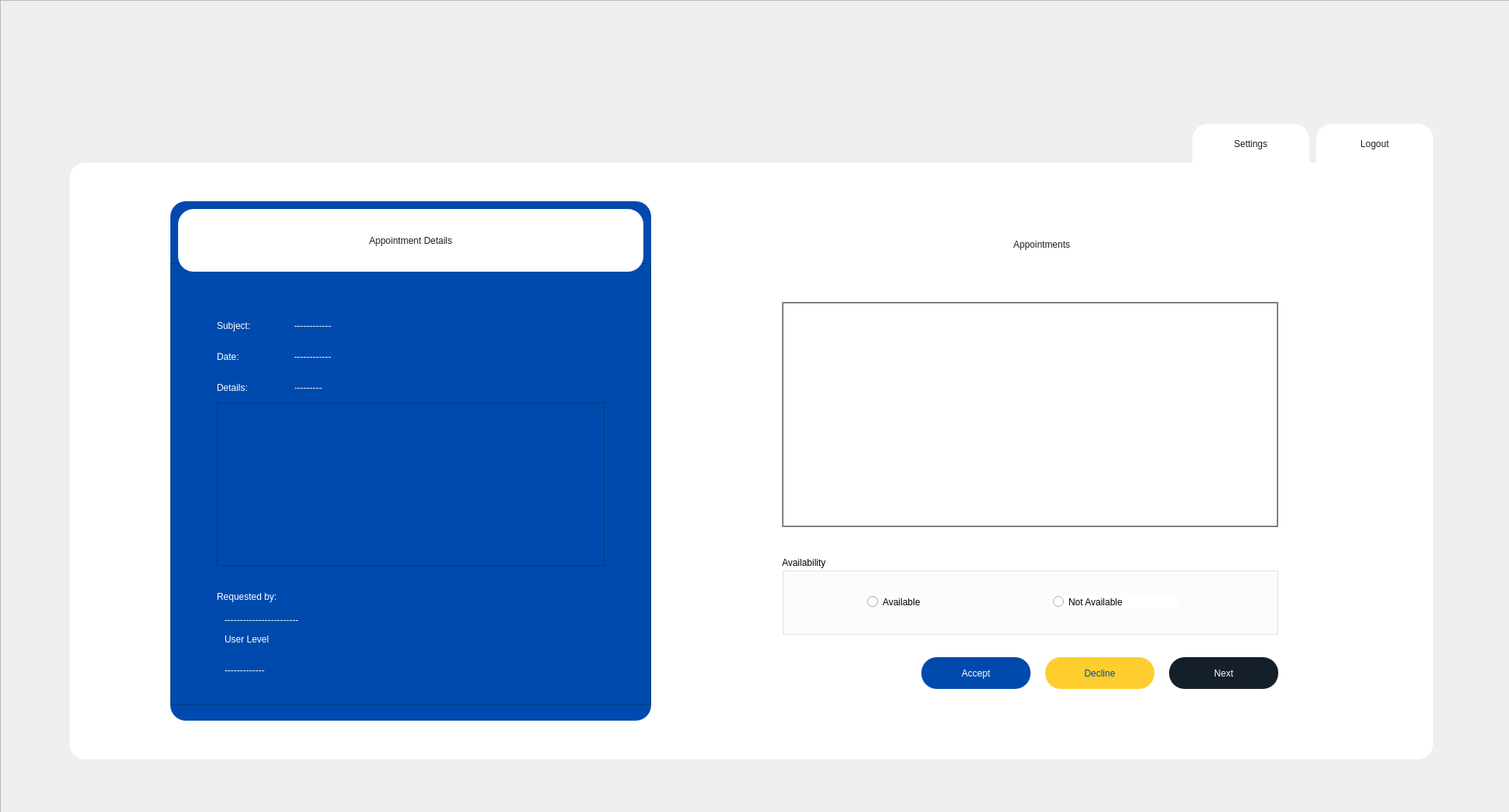
<?xml version="1.0" encoding="UTF-8"?>
<ui version="4.0">
 <class>loginFrame</class>
 <widget class="QDialog" name="loginFrame">
  <property name="geometry">
   <rect>
    <x>0</x>
    <y>0</y>
    <width>1949</width>
    <height>1049</height>
   </rect>
  </property>
  <property name="windowTitle">
   <string>Dialog</string>
  </property>
  <widget class="QFrame" name="frame">
   <property name="geometry">
    <rect>
     <x>0</x>
     <y>0</y>
     <width>1951</width>
     <height>1061</height>
    </rect>
   </property>
   <property name="frameShape">
    <enum>QFrame::StyledPanel</enum>
   </property>
   <property name="frameShadow">
    <enum>QFrame::Raised</enum>
   </property>
   <widget class="QLabel" name="label">
    <property name="geometry">
     <rect>
      <x>0</x>
      <y>-10</y>
      <width>1951</width>
      <height>1071</height>
     </rect>
    </property>
    <property name="text">
     <string/>
    </property>
    <property name="pixmap">
     <pixmap>student and guest.png</pixmap>
    </property>
   </widget>
   <widget class="QFrame" name="frame_2">
    <property name="geometry">
     <rect>
      <x>90</x>
      <y>210</y>
      <width>1761</width>
      <height>771</height>
     </rect>
    </property>
    <property name="styleSheet">
     <string notr="true">QFrame{
	background-color: rgb(255, 255, 255);
border-radius: 20px;
}</string>
    </property>
    <property name="frameShape">
     <enum>QFrame::StyledPanel</enum>
    </property>
    <property name="frameShadow">
     <enum>QFrame::Raised</enum>
    </property>
    <widget class="QLabel" name="label_2">
     <property name="geometry">
      <rect>
       <x>750</x>
       <y>70</y>
       <width>1011</width>
       <height>71</height>
      </rect>
     </property>
     <property name="styleSheet">
      <string notr="true">font: 30pt &quot;Montserrat&quot;;
color: rgb(21, 31, 41);
background-color: rgb(255, 255, 255);</string>
     </property>
     <property name="text">
      <string>Appointments</string>
     </property>
     <property name="alignment">
      <set>Qt::AlignCenter</set>
     </property>
    </widget>
    <widget class="QFrame" name="frame_4">
     <property name="geometry">
      <rect>
       <x>130</x>
       <y>50</y>
       <width>621</width>
       <height>671</height>
      </rect>
     </property>
     <property name="styleSheet">
      <string notr="true">QFrame{
	background-color: rgb(0, 74, 173);
}</string>
     </property>
     <property name="frameShape">
      <enum>QFrame::StyledPanel</enum>
     </property>
     <property name="frameShadow">
      <enum>QFrame::Raised</enum>
     </property>
     <widget class="QFrame" name="frame_3">
      <property name="geometry">
       <rect>
        <x>0</x>
        <y>80</y>
        <width>621</width>
        <height>571</height>
       </rect>
      </property>
      <property name="styleSheet">
       <string notr="true">QFrame{
	background-color: rgb(0, 74, 173);
border-radius: -20px
}</string>
      </property>
      <property name="frameShape">
       <enum>QFrame::StyledPanel</enum>
      </property>
      <property name="frameShadow">
       <enum>QFrame::Raised</enum>
      </property>
      <widget class="QLabel" name="label_3">
       <property name="geometry">
        <rect>
         <x>60</x>
         <y>60</y>
         <width>81</width>
         <height>41</height>
        </rect>
       </property>
       <property name="styleSheet">
        <string notr="true">QLabel{
	color: rgb(255, 255, 255);
	font: 14pt &quot;Montserrat&quot;;

}</string>
       </property>
       <property name="text">
        <string>Subject:</string>
       </property>
      </widget>
      <widget class="QLabel" name="label_5">
       <property name="geometry">
        <rect>
         <x>60</x>
         <y>100</y>
         <width>101</width>
         <height>41</height>
        </rect>
       </property>
       <property name="styleSheet">
        <string notr="true">QLabel{
	color: rgb(255, 255, 255);
	font: 14pt &quot;Montserrat&quot;;

}</string>
       </property>
       <property name="text">
        <string>Date:</string>
       </property>
      </widget>
      <widget class="QLabel" name="label_6">
       <property name="geometry">
        <rect>
         <x>60</x>
         <y>140</y>
         <width>101</width>
         <height>41</height>
        </rect>
       </property>
       <property name="styleSheet">
        <string notr="true">QLabel{
	color: rgb(255, 255, 255);
	font: 14pt &quot;Montserrat&quot;;

}</string>
       </property>
       <property name="text">
        <string>Details:</string>
       </property>
      </widget>
      <widget class="QTextEdit" name="textEdit">
       <property name="enabled">
        <bool>false</bool>
       </property>
       <property name="geometry">
        <rect>
         <x>60</x>
         <y>180</y>
         <width>501</width>
         <height>211</height>
        </rect>
       </property>
       <property name="styleSheet">
        <string notr="true">border-color: rgb(255, 255, 255);
font: 75 14pt &quot;Montserrat&quot;;
color: rgb(255, 255, 255);</string>
       </property>
      </widget>
      <widget class="QLabel" name="label_7">
       <property name="geometry">
        <rect>
         <x>60</x>
         <y>410</y>
         <width>151</width>
         <height>41</height>
        </rect>
       </property>
       <property name="styleSheet">
        <string notr="true">QLabel{
	color: rgb(255, 255, 255);
	font: 14pt &quot;Montserrat&quot;;

}</string>
       </property>
       <property name="text">
        <string>Requested by:</string>
       </property>
      </widget>
      <widget class="QLabel" name="label_9">
       <property name="geometry">
        <rect>
         <x>70</x>
         <y>470</y>
         <width>491</width>
         <height>31</height>
        </rect>
       </property>
       <property name="styleSheet">
        <string notr="true">QLabel{
	color: rgb(255, 255, 255);
	font: 11pt &quot;Montserrat&quot;;

}</string>
       </property>
       <property name="text">
        <string>User Level</string>
       </property>
      </widget>
      <widget class="QLabel" name="label_10">
       <property name="geometry">
        <rect>
         <x>70</x>
         <y>510</y>
         <width>491</width>
         <height>31</height>
        </rect>
       </property>
       <property name="styleSheet">
        <string notr="true">QLabel{
	color: rgb(255, 255, 255);
	font: 14pt &quot;Montserrat&quot;;

}</string>
       </property>
       <property name="text">
        <string>-------------</string>
       </property>
      </widget>
      <widget class="QLabel" name="label_11">
       <property name="geometry">
        <rect>
         <x>160</x>
         <y>60</y>
         <width>401</width>
         <height>41</height>
        </rect>
       </property>
       <property name="styleSheet">
        <string notr="true">QLabel{
	color: rgb(255, 255, 255);
	font: 75 14pt &quot;Montserrat&quot;;

}</string>
       </property>
       <property name="text">
        <string>------------</string>
       </property>
      </widget>
      <widget class="QLabel" name="label_12">
       <property name="geometry">
        <rect>
         <x>160</x>
         <y>100</y>
         <width>391</width>
         <height>41</height>
        </rect>
       </property>
       <property name="styleSheet">
        <string notr="true">QLabel{
	color: rgb(255, 255, 255);
	font: 75 14pt &quot;Montserrat&quot;;

}</string>
       </property>
       <property name="text">
        <string>------------</string>
       </property>
      </widget>
      <widget class="QLabel" name="label_13">
       <property name="geometry">
        <rect>
         <x>140</x>
         <y>140</y>
         <width>421</width>
         <height>41</height>
        </rect>
       </property>
       <property name="styleSheet">
        <string notr="true">QLabel{
	color: rgb(255, 255, 255);
	font: 75 14pt &quot;Montserrat&quot;;
}</string>
       </property>
       <property name="text">
        <string>--------------</string>
       </property>
      </widget>
      <widget class="QLabel" name="label_14">
       <property name="geometry">
        <rect>
         <x>70</x>
         <y>440</y>
         <width>491</width>
         <height>41</height>
        </rect>
       </property>
       <property name="styleSheet">
        <string notr="true">QLabel{
	color: rgb(255, 255, 255);
	font: 75 14pt &quot;Montserrat&quot;;

}</string>
       </property>
       <property name="text">
        <string>------------------------</string>
       </property>
      </widget>
      <zorder>label_13</zorder>
      <zorder>label_3</zorder>
      <zorder>label_5</zorder>
      <zorder>label_6</zorder>
      <zorder>textEdit</zorder>
      <zorder>label_7</zorder>
      <zorder>label_9</zorder>
      <zorder>label_10</zorder>
      <zorder>label_11</zorder>
      <zorder>label_12</zorder>
      <zorder>label_14</zorder>
     </widget>
     <widget class="QLabel" name="label_4">
      <property name="geometry">
       <rect>
        <x>10</x>
        <y>10</y>
        <width>601</width>
        <height>81</height>
       </rect>
      </property>
      <property name="styleSheet">
       <string notr="true">QLabel{
font: 30pt &quot;Montserrat&quot;;
color: rgb(21, 31, 41);
background-color: rgb(255, 255, 255);
border-radisu: -20px
}

</string>
      </property>
      <property name="text">
       <string>Appointment Details</string>
      </property>
      <property name="alignment">
       <set>Qt::AlignCenter</set>
      </property>
     </widget>
    </widget>
    <widget class="QPushButton" name="btnDecline">
     <property name="geometry">
      <rect>
       <x>1260</x>
       <y>639</y>
       <width>141</width>
       <height>41</height>
      </rect>
     </property>
     <property name="cursor">
      <cursorShape>PointingHandCursor</cursorShape>
     </property>
     <property name="styleSheet">
      <string notr="true">QPushButton{
	color: rgb(0, 74, 173);
	background-color: rgb(254, 206, 47);
font: 14pt &quot;Montserrat&quot;;
border-radius: 20px;
}

</string>
     </property>
     <property name="text">
      <string>Decline</string>
     </property>
    </widget>
    <widget class="QGroupBox" name="groupBox">
     <property name="geometry">
      <rect>
       <x>920</x>
       <y>509</y>
       <width>641</width>
       <height>101</height>
      </rect>
     </property>
     <property name="styleSheet">
      <string notr="true">font: 14pt &quot;Montserrat&quot;;

border-radius: -20px;</string>
     </property>
     <property name="title">
      <string>Availability</string>
     </property>
     <widget class="QRadioButton" name="btnAvailable">
      <property name="geometry">
       <rect>
        <x>110</x>
        <y>50</y>
        <width>161</width>
        <height>17</height>
       </rect>
      </property>
      <property name="text">
       <string>Available</string>
      </property>
     </widget>
     <widget class="QRadioButton" name="btnNotAvailable">
      <property name="geometry">
       <rect>
        <x>350</x>
        <y>50</y>
        <width>161</width>
        <height>17</height>
       </rect>
      </property>
      <property name="styleSheet">
       <string notr="true">border-radius:1px solid white;
background-color: rgb(255, 255, 255);</string>
      </property>
      <property name="text">
       <string>Not Available</string>
      </property>
     </widget>
    </widget>
    <widget class="QPushButton" name="btnAccept">
     <property name="geometry">
      <rect>
       <x>1100</x>
       <y>639</y>
       <width>141</width>
       <height>41</height>
      </rect>
     </property>
     <property name="cursor">
      <cursorShape>PointingHandCursor</cursorShape>
     </property>
     <property name="styleSheet">
      <string notr="true">QPushButton{
color: rgb(255, 255, 255);
background-color: rgb(0, 74, 173);
font: 14pt &quot;Montserrat&quot;;
border-radius: 20px;
}

</string>
     </property>
     <property name="text">
      <string>Accept</string>
     </property>
    </widget>
    <widget class="QPushButton" name="btnNext">
     <property name="geometry">
      <rect>
       <x>1420</x>
       <y>639</y>
       <width>141</width>
       <height>41</height>
      </rect>
     </property>
     <property name="cursor">
      <cursorShape>PointingHandCursor</cursorShape>
     </property>
     <property name="styleSheet">
      <string notr="true">QPushButton{
color: rgb(255, 255, 255);
background-color: rgb(21, 31, 41);
font: 14pt &quot;Montserrat&quot;;
border-radius: 20px;
}



</string>
     </property>
     <property name="text">
      <string>Next</string>
     </property>
    </widget>
    <widget class="QTableWidget" name="widgetTeacherAppointments">
     <property name="geometry">
      <rect>
       <x>920</x>
       <y>180</y>
       <width>641</width>
       <height>291</height>
      </rect>
     </property>
     <property name="styleSheet">
      <string notr="true">border:2px solid gray;
border-radius:-20px;</string>
     </property>
    </widget>
   </widget>
   <widget class="QFrame" name="frame_8">
    <property name="geometry">
     <rect>
      <x>1700</x>
      <y>160</y>
      <width>151</width>
      <height>101</height>
     </rect>
    </property>
    <property name="styleSheet">
     <string notr="true">background-color: rgb(255, 255, 255);
border-radius:20px;</string>
    </property>
    <property name="frameShape">
     <enum>QFrame::StyledPanel</enum>
    </property>
    <property name="frameShadow">
     <enum>QFrame::Raised</enum>
    </property>
    <widget class="QPushButton" name="btnTeacherLogout">
     <property name="geometry">
      <rect>
       <x>10</x>
       <y>10</y>
       <width>131</width>
       <height>31</height>
      </rect>
     </property>
     <property name="cursor">
      <cursorShape>PointingHandCursor</cursorShape>
     </property>
     <property name="styleSheet">
      <string notr="true">color: rgb(21, 31, 41);
background-color: rgb(255, 255, 255);
border-radius: 40px;
font: 14pt &quot;Montserrat&quot;;</string>
     </property>
     <property name="text">
      <string>Logout</string>
     </property>
    </widget>
   </widget>
   <widget class="QFrame" name="frame_7">
    <property name="geometry">
     <rect>
      <x>1540</x>
      <y>160</y>
      <width>151</width>
      <height>101</height>
     </rect>
    </property>
    <property name="styleSheet">
     <string notr="true">background-color: rgb(255, 255, 255);
border-radius:20px;</string>
    </property>
    <property name="frameShape">
     <enum>QFrame::StyledPanel</enum>
    </property>
    <property name="frameShadow">
     <enum>QFrame::Raised</enum>
    </property>
    <widget class="QPushButton" name="btnTeacherSettings">
     <property name="geometry">
      <rect>
       <x>10</x>
       <y>10</y>
       <width>131</width>
       <height>31</height>
      </rect>
     </property>
     <property name="cursor">
      <cursorShape>PointingHandCursor</cursorShape>
     </property>
     <property name="styleSheet">
      <string notr="true">color: rgb(21, 31, 41);
background-color: rgb(255, 255, 255);
border-radius: 40px;
font: 14pt &quot;Montserrat&quot;;</string>
     </property>
     <property name="text">
      <string>Settings</string>
     </property>
    </widget>
   </widget>
  </widget>
 </widget>
 <tabstops>
  <tabstop>btnAvailable</tabstop>
  <tabstop>btnNotAvailable</tabstop>
  <tabstop>widgetTeacherAppointments</tabstop>
  <tabstop>textEdit</tabstop>
  <tabstop>btnAccept</tabstop>
  <tabstop>btnDecline</tabstop>
  <tabstop>btnNext</tabstop>
  <tabstop>btnTeacherSettings</tabstop>
  <tabstop>btnTeacherLogout</tabstop>
 </tabstops>
 <resources/>
 <connections/>
</ui>
